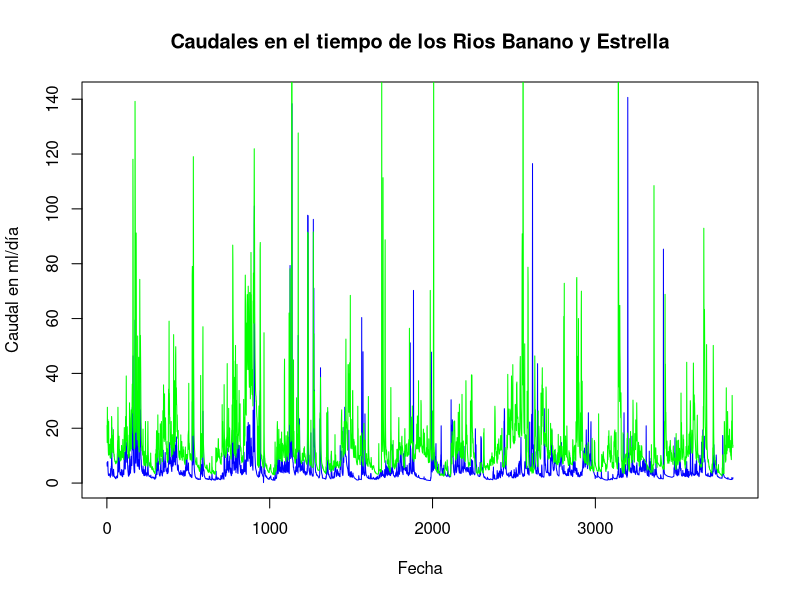
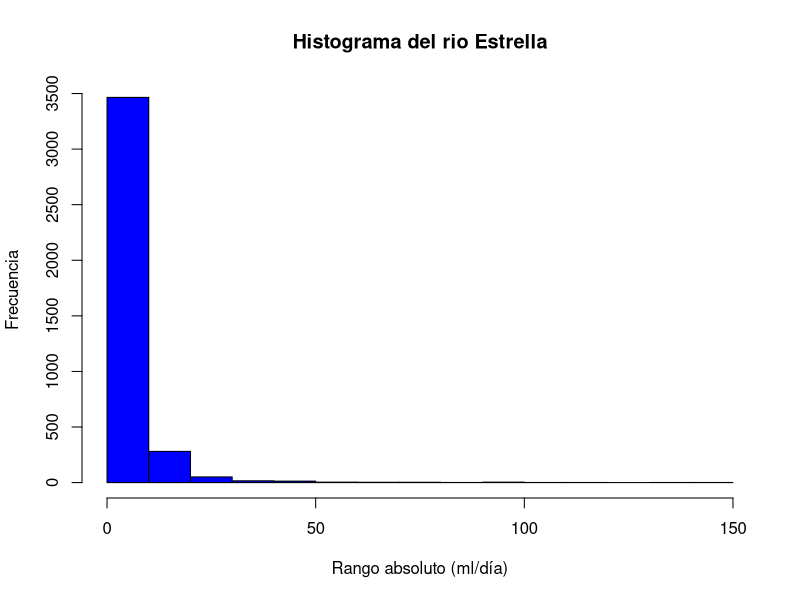
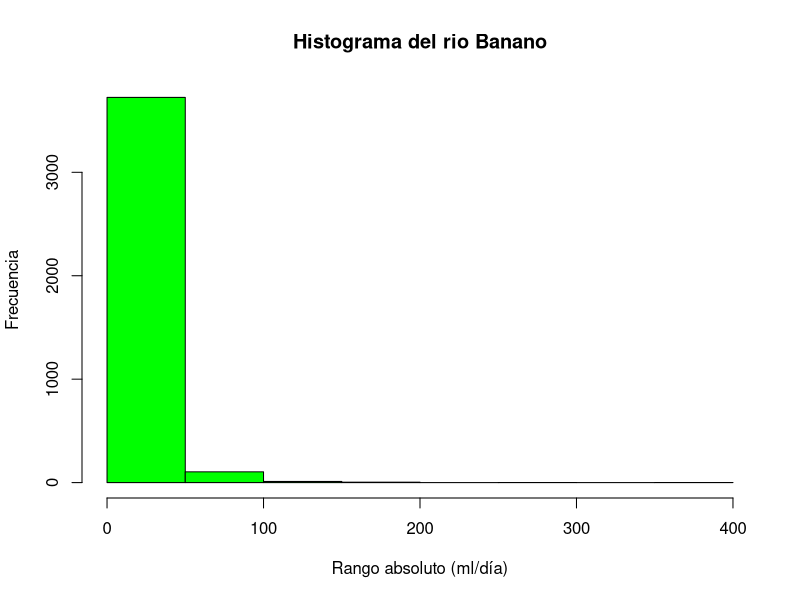
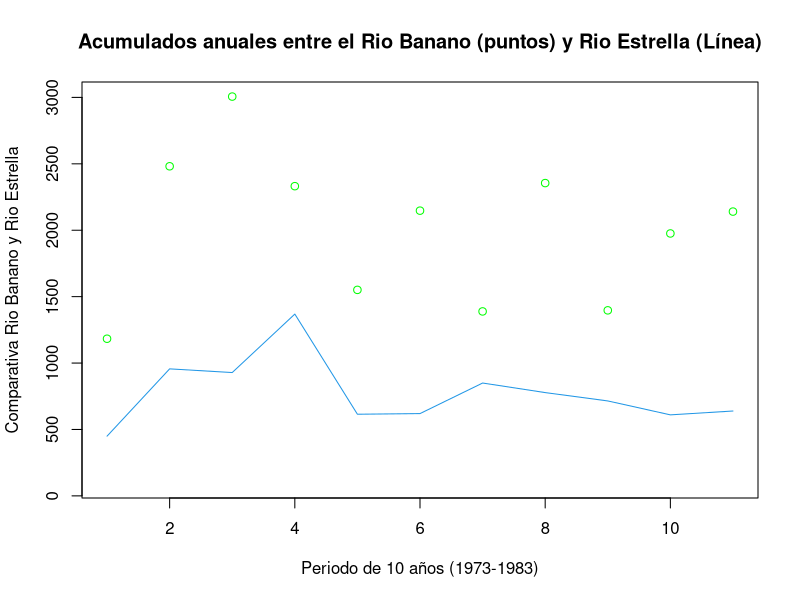
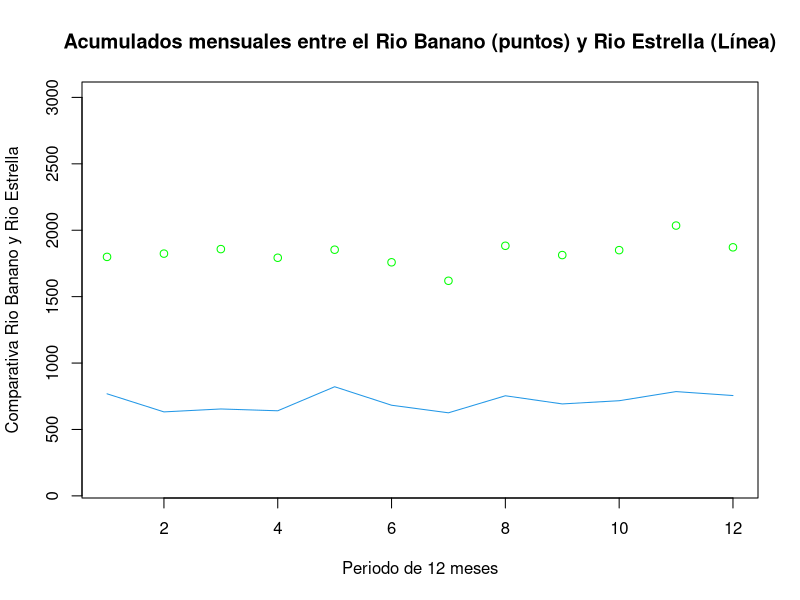
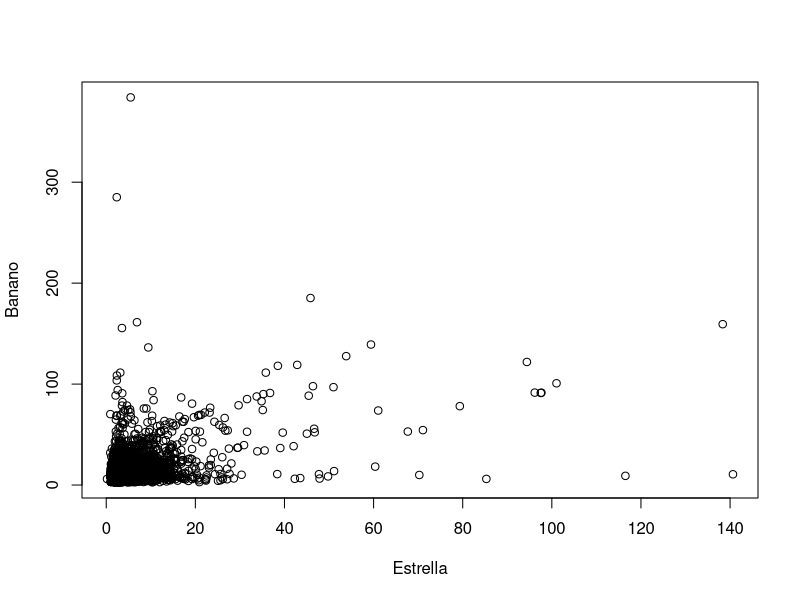
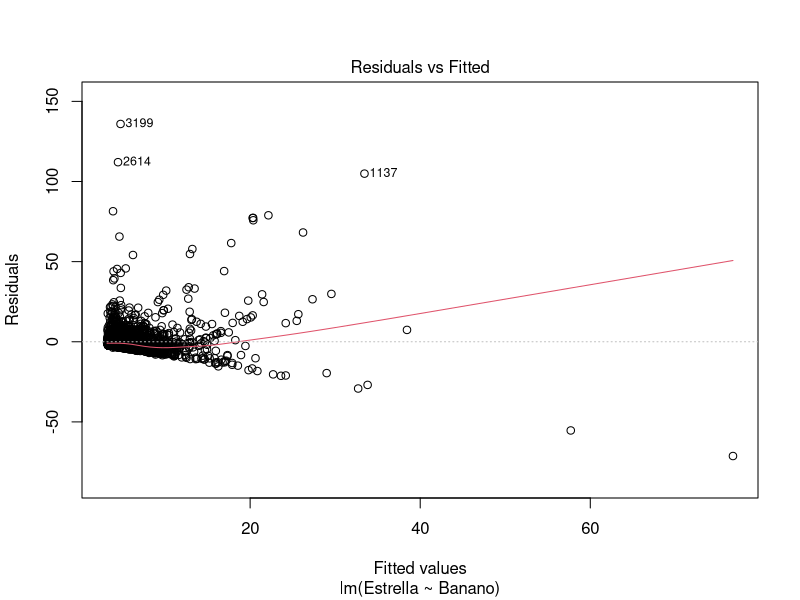
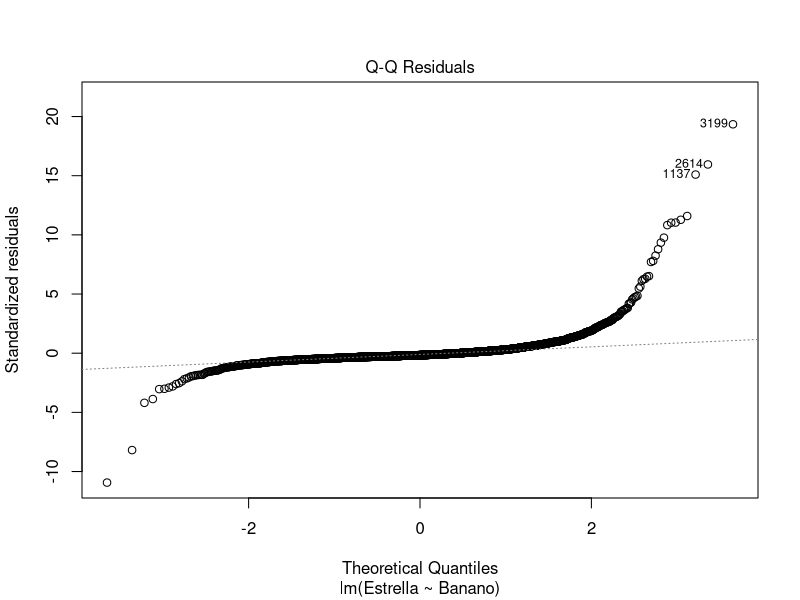

These figures' R source, in order:
## ---- chunk 1
knitr::opts_chunk$set(echo = TRUE)
## ---- chunk 2
inp <- read.csv("FDC.csv", na.strings="")
# Gráfico de caudales de los rios en estudio.
plot(inp[,2],
     main= "Caudales en el tiempo de los Rios Banano y Estrella",
     type = "l",
     col="blue",
     xlab = "Fecha",
     ylab = "Caudal en ml/día"
     )
lines(inp[,3],
      col= "green")
## ---- chunk 3
summary(inp[,2:3])
## ---- chunk 4
hist(inp[,2],
     main = "Histograma del rio Estrella",
     xlab= "Rango absoluto (ml/día)",
     ylab = "Frecuencia",
     col= "blue"
     )
## ---- chunk 5
hist(inp[,3],
     main = "Histograma del rio Banano",
     xlab = "Rango absoluto (ml/día)",
     ylab = "Frecuencia",
     col= "green"
     )
## ---- chunk 6
names(inp) <- c("fecha", "Estrella", "Banano")
attach(inp)
## ---- chunk 7
Tempdate <- strptime(inp[,1], format = "%d/%m/%Y")
## ---- chunk 8
MAQ_Estrella <- tapply(Estrella, format(Tempdate, format = "%Y"), FUN=sum)
MAQ_Banano <- tapply(Banano, format(Tempdate, format = "%Y"), FUN=sum)
write.csv(rbind(MAQ_Banano, MAQ_Estrella), file = "MAQrbind.csv")
## ---- chunk 9
plot(MAQ_Banano,
     main = "Acumulados anuales entre el Rio Banano (puntos) y Rio Estrella (Línea)",
     ylim=c(100,3000),
     ylab = "Comparativa Rio Banano y Rio Estrella",
     xlab = "Periodo de 10 años (1973-1983)",
     col= "green"
     )
lines(MAQ_Estrella, 
      col=4,
      )
## ---- chunk 10
MMQ_Estrella <- tapply(Estrella, format(Tempdate, format = "%m"), FUN=sum)
MMQ_Banano <- tapply(Banano, format(Tempdate, format = "%m"), FUN=sum)
## ---- chunk 11
plot(MMQ_Banano,
     main = "Acumulados mensuales entre el Rio Banano (puntos) y Rio Estrella (Línea)",
     ylim=c(100,3000),
     ylab = "Comparativa Rio Banano y Rio Estrella",
     xlab = "Periodo de 12 meses",
     col= "green"
     )
lines(MMQ_Estrella, 
      col=4,
      )
## ---- chunk 12
corinp <- cor(inp[,2:3], method = "spearman")
# LLuvia de datos entre ambos rios
plot(Estrella, Banano)
## ---- chunk 13
inp.lm <- lm(Estrella ~ Banano, data=inp)
summary(inp.lm)
plot(inp.lm)
